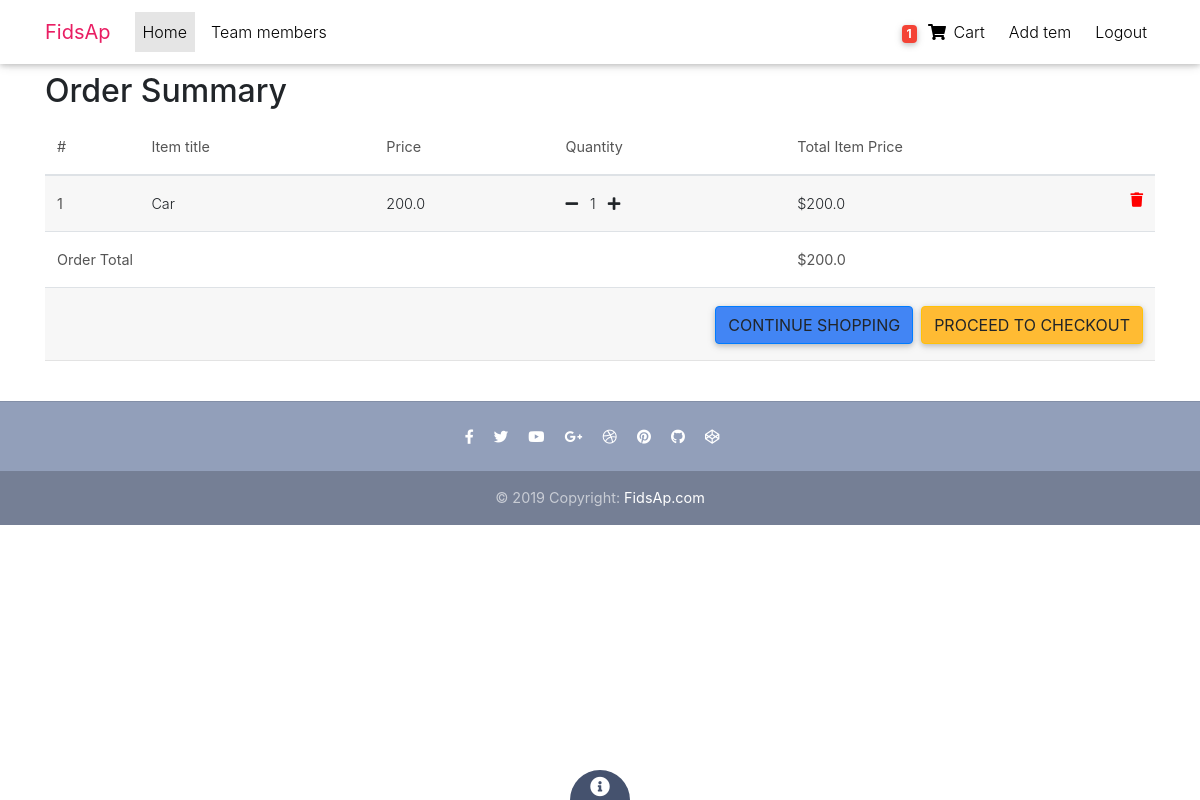
Page /order-summary/ (signed in) on the committed database.
### core/models.py (models this page shows, shortened)
class Order(models.Model):
    user = models.ForeignKey(settings.AUTH_USER_MODEL,
                             on_delete=models.CASCADE)
    ref_code = models.CharField(max_length=20, blank=True, null=True)
    items = models.ManyToManyField(OrderItem)
    start_date = models.DateTimeField(auto_now_add=True)
    ordered_date = models.DateTimeField()
    ordered = models.BooleanField(default=False)
    shipping_address = models.ForeignKey(
        'Address', related_name='shipping_address', on_delete=models.SET_NULL, blank=True, null=True)
    billing_address = models.ForeignKey(
        'Address', related_name='billing_address', on_delete=models.SET_NULL, blank=True, null=True)
    payment = models.ForeignKey(
        'Payment', on_delete=models.SET_NULL, blank=True, null=True)
    coupon = models.ForeignKey(
        'Coupon', on_delete=models.SET_NULL, blank=True, null=True)
    being_delivered = models.BooleanField(default=False)
    received = models.BooleanField(default=False)
    refund_requested = models.BooleanField(default=False)
    refund_granted = models.BooleanField(default=False)
    '''
    1. Item added to cart
    2. Adding a billing address
    (Failed checkout)
    3. Payment
    (Preprocessing, processing, packaging etc.)
    4. Being delivered
    5. Received
    6. Refunds
    '''
    def get_total(self):
        total = 0
        for order_item in self.items.all():
            total += order_item.get_final_price()
        if self.coupon:
            total -= self.coupon.amount
        return total

class OrderItem(models.Model):
    user = models.ForeignKey(settings.AUTH_USER_MODEL,
                             on_delete=models.CASCADE)
    ordered = models.BooleanField(default=False)
    item = models.ForeignKey(Item, on_delete=models.CASCADE)
    quantity = models.IntegerField(default=1)
    def get_total_item_price(self):
        return self.quantity * self.item.price
    def get_final_price(self):
        if self.item.discount_price:
            return self.get_total_discount_item_price()
        return self.get_total_item_price()

class Item(models.Model):
    title = models.CharField(max_length=100)
    price = models.FloatField()
    discount_price = models.FloatField(blank=True, null=True)
    category = models.CharField(choices=CATEGORY_CHOICES, max_length=2)
    label = models.CharField(choices=LABEL_CHOICES, max_length=1)
    slug = models.SlugField()
    description = models.TextField()
    image = models.ImageField()

### core/views.py (the view)
# urls.py: path('order-summary/', OrderSummaryView.as_view(), name='order-summary'),
class OrderSummaryView(LoginRequiredMixin, View):
    def get(self, *args, **kwargs):
        try:
            order = Order.objects.get(user=self.request.user, ordered=False)
            context = {
                'object': order
            }
            return render(self.request, 'order_summary.html', context)
        except ObjectDoesNotExist:
            messages.warning(self.request, "You do not have an active order")
            return redirect("/")

### core/templatetags/cart_template_tags.py (called while the page is built)
@register.filter
def cart_item_count(user):
    if user.is_authenticated:
        qs = Order.objects.filter(user=user, ordered=False)
        if qs.exists():
            return qs[0].items.count()
    return 0

### templates/order_summary.html (shortened to what this page needs)
{% extends "base.html" %}
{% block content %}
  <main>
    <div class="container">
    <div class="table-responsive text-nowrap">
    <h2>Order Summary</h2>
    <table class="table">
        <thead>
        <tr>
            <th scope="col">#</th>
            <th scope="col">Item title</th>
            <th scope="col">Price</th>
            <th scope="col">Quantity</th>
            <th scope="col">Total Item Price</th>
        </tr>
        </thead>
        <tbody>
        {% for order_item in object.items.all %}
        <tr>
            <th scope="row">{{ forloop.counter }}</th>
            <td>{{ order_item.item.title }}</td>
            <td>{{ order_item.item.price }}</td>
            <td>
                <a href="{% url 'core:remove-single-item-from-cart' order_item.item.slug %}"><i class="fas fa-minus mr-2"></i></a>
                {{ order_item.quantity }}
                <a href="{% url 'core:add-to-cart' order_item.item.slug %}"><i class="fas fa-plus ml-2"></i></a>
            </td>
            <td>
            {% if order_item.item.discount_price %}
                ${{ order_item.get_total_discount_item_price }}
                <span class="badge badge-primary">Saving ${{ order_item.get_amount_saved }}</span>
            {% else %}
                ${{ order_item.get_total_item_price }}
            {% endif %}
            <a style='color: red;' href="{% url 'core:remove-from-cart' order_item.item.slug %}">
                <i class="fas fa-trash float-right"></i>
            </a>
            </td>
        </tr>
        {% endfor %}
        {% if object.get_total %}
        <tr>
            <td colspan="4"><b>Order Total</b></td>
            <td><b>${{ object.get_total }}</b></td>
        </tr>
        <tr>
            <td colspan="5">
            <a class='btn btn-warning float-right ml-2' href='/checkout/'>Proceed to checkout</a>
            <a class='btn btn-primary float-right' href='/'>Continue shopping</a>
            </td>
        </tr>
        {% endif %}
        </tbody>
    </table>
    </div>
    </div>
  </main>
{% endblock content %}

### templates/navbar.html (shortened to what this page needs)
{% load static %} {% load cart_template_tags %}
<nav class="navbar fixed-top navbar-expand-lg navbar-light white scrolling-navbar">
    <div class="container">
        <a class="navbar-brand waves-effect" href="/">
            <strong class="pink-text ">FidsAp</strong>
        </a>
        <div class="collapse navbar-collapse" id="navbarSupportedContent">
            <ul class="navbar-nav mr-auto">
                <li class="nav-item active">
                    <a class="nav-link waves-effect" href="/">Home
            </a>
                </li>
                <li class="nav-item">
                    <a class="nav-link waves-effect" href="/team_members">
            Team members</a>
                </li>
            </ul>
            <ul class="navbar-nav nav-flex-icons">
                {% if request.user.is_authenticated %}
                <li class="nav-item">
                    <a href="{% url 'core:order-summary' %}" class="nav-link waves-effect">
                        <span class="badge red z-depth-1 mr-1"> {{ request.user|cart_item_count }} </span>
                        <i class="fas fa-shopping-cart"></i>
                        <span class="clearfix d-none d-sm-inline-block"> Cart </span>
                    </a>
                </li>
                <li class="nav-item">
                    <a class="nav-link waves-effect" href="/add_item">
                        <span class="clearfix d-none d-sm-inline-block"> Add tem </span>
                    </a>
                </li>
                <li class="nav-item">
                    <a class="nav-link waves-effect" href="{% url 'account_logout' %}">
                        <span class="clearfix d-none d-sm-inline-block"> Logout </span>
                    </a>
                </li>
                {% endif %}
            </ul>
        </div>
    </div>
</nav>

### static_in_env/assets/css/main.css (style rules this page uses)
html, body, div, span, applet, object, iframe, h1, h2, h3, h4, h5, h6, p, blockquote, pre, a, abbr, acronym, address, big, cite, code, del, dfn, em, img, ins, kbd, q, s, samp, small, strike, strong, sub, sup, tt, var, b, u, i, center, dl, dt, dd, ol, ul, li, fieldset, form, label, legend, table, caption, tbody, tfoot, thead, tr, th, td, article, aside, canvas, details, embed, figure, figcaption, footer, header, hgroup, menu, nav, output, ruby, section, summary, time, mark, audio, video { margin: 0; padding: 0; border: 0; font-size: 100%; font: inherit; vertical-align: baseline; }
article, aside, details, figcaption, figure, footer, header, hgroup, menu, nav, section { display: block; }
body { line-height: 1; }
ol, ul { list-style: none; }
table { border-collapse: collapse; border-spacing: 0; }
body { -webkit-text-size-adjust: none; }
*, *:before, *:after { -moz-box-sizing: border-box; -webkit-box-sizing: border-box; box-sizing: border-box; }
body { background: #fff; }
body { background-color: #fff; color: #444; }
body, input, select, textarea { font-family: "Work Sans", sans-serif; font-size: 13pt; font-weight: 300; line-height: 1.65; }
@media screen and (max-width: 1680px) { body, input, select, textarea { font-size: 11pt; } }
@media screen and (max-width: 1280px) { body, input, select, textarea { font-size: 11pt; } }
a { text-decoration: underline; outline: 0; }
strong, b { font-weight: 300; }
em, i { font-style: italic; }
h1, h2, h3, h4, h5, h6 { font-weight: 300; line-height: 1.5; margin: 0 0 1em 0; }
h2 { font-size: 1.75em; }
a { color: #e74c3c; }
strong, b { color: #555; }
h1, h2, h3, h4, h5, h6 { color: #555; }
ul { list-style: disc; margin: 0 0 2em 0; padding-left: 1em; }
ul li { padding-left: 0.5em; }
table { margin: 0 0 2em 0; width: 100%; }
table tbody tr { border: solid 1px; border-left: 0; border-right: 0; }
table td { padding: 0.75em 0.75em; }
table th { font-size: 0.9em; font-weight: 300; padding: 0 0.75em 0.75em 0.75em; text-align: left; }
table thead { border-bottom: solid 2px; }
table tbody tr { border-color: rgba(144, 144, 144, 0.25); }
table tbody tr:nth-child(2n + 1) { background-color: rgba(144, 144, 144, 0.075); }
table th { color: #555; }
table thead { border-bottom-color: rgba(144, 144, 144, 0.25); }

### templates/base.html (style rules this page uses)
html, body, header, .carousel { height: 80vh; background: none !important; }

### rows in the picture
OrderItem: item "Car", item.price "200.0", quantity "1", get_total_item_price "200.0"
Order: get_total "200.0"

### other values in the picture
{{ request.user|cart_item_count }} "1"
